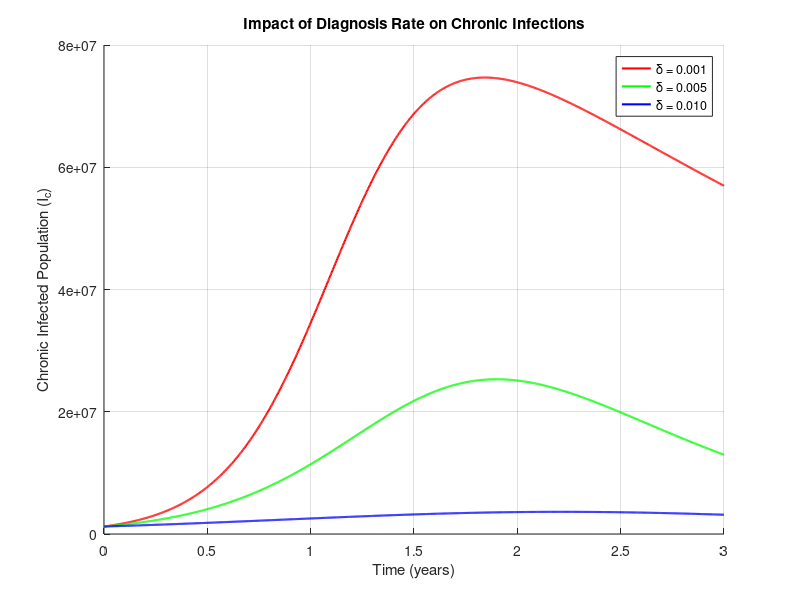

Write MATLAB code to recreate this figure.
% Define parameters
lambda = 1.1e-10;   % Transmission coefficient
alpha = 0.8;        % Progression rate to chronic infection
gamma = 0.85;       % Treatment recovery rate
u = 0.9;            % Uptake factor (proportion of diagnosed individuals treated)
% Diagnosis rate (delta): Varying to see the effect
delta_values = [0.001, 0.005, 0.01]; % Different diagnosis rates to test
colors = ['r', 'g', 'b'];           % Colors for the plots
% Initial conditions
Ia0 = 27421;                % Acutely infected population
Ic0 = 1209654;              % Chronically infected population
T0 = 500000;                     % Treated population
R0 = 0;               % Recovered population
N = 104000000;              % Total population
S0 = N - Ia0 - Ic0 - T0 - R0; % Susceptible population
% Time span (3 years)
tspan = [0, 3*365];
figure; hold on;
for i = 1:length(delta_values)
   delta = delta_values(i);         % Current diagnosis rate
   tau = delta * u;                 % Calculate treatment rate
   % Define the system of differential equations
   hcv_model = @(t, y) [
       -(lambda * y(1)) * (y(2) + y(3));                   % dS/dt
       (lambda * y(1) * (y(2) + y(3))) - alpha * y(2);     % dIa/dt
       (alpha * y(2)) - (tau * y(3));                      % dIc/dt
       (tau * y(3)) - (gamma * y(4));                      % dT/dt
       gamma * y(4)                                       % dR/dt
   ];
   % Initial state vector
   y0 = [S0, Ia0, Ic0, T0, R0];
   % Solve the system using ode45
   [t, y] = ode45(hcv_model, tspan, y0);
   % Extract solutions
   S = y(:, 1);
   Ia = y(:, 2);
   Ic = y(:, 3);
   T = y(:, 4);
   R = y(:, 5);
   % Plot chronic infections for each diagnosis rate
   plot(t/365, Ic, colors(i), 'LineWidth', 1.5, 'DisplayName', ...
        sprintf('\\delta = %.3f', delta));
end
% Add labels and legend
xlabel('Time (years)');
ylabel('Chronic Infected Population (I_c)');
title('Impact of Diagnosis Rate on Chronic Infections');
legend('Location', 'Best');
grid on;
hold off;



